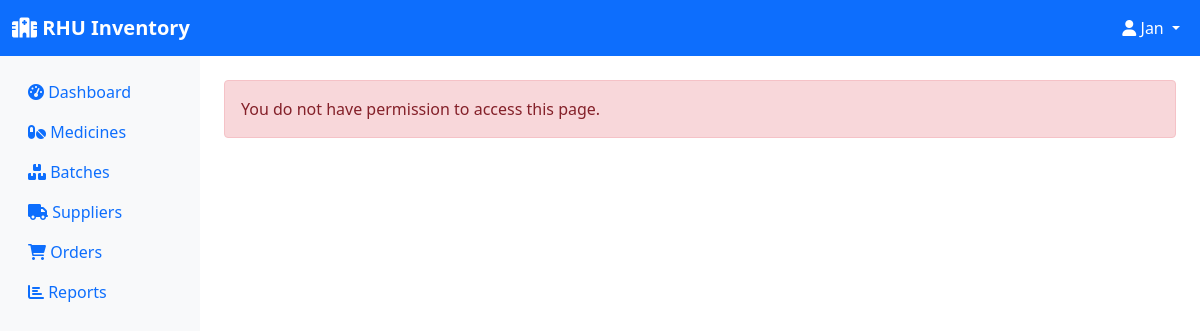
Page /orders (signed in) on the earlier database version.
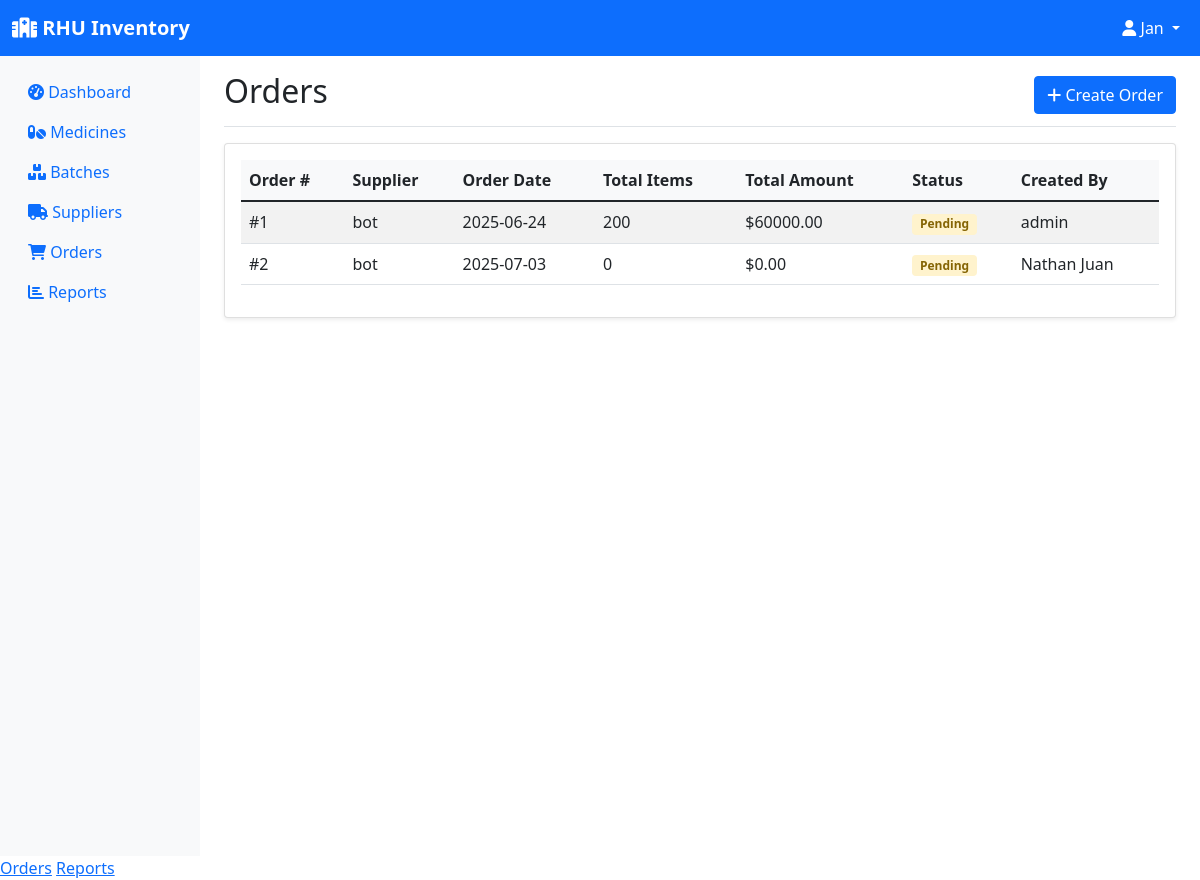
Same page on the later database version.
### models.py (models this page shows, shortened)
class Order(db.Model):
    id = db.Column(db.Integer, primary_key=True)
    supplier_id = db.Column(db.Integer, db.ForeignKey('supplier.id'), nullable=False)
    order_date = db.Column(db.DateTime, default=datetime.utcnow)
    status = db.Column(db.String(20), default='pending')  # pending, delivered, cancelled
    created_by = db.Column(db.Integer, db.ForeignKey('user.id'), nullable=False)
    items = db.relationship('OrderItem', backref='order', lazy=True, cascade='all, delete-orphan')
    creator = db.relationship('User', backref='orders')
    @property
    def total_amount(self):
        return sum(item.total_price for item in self.items)
    @property
    def total_items(self):
        return sum(item.quantity for item in self.items)

class Supplier(db.Model):
    id = db.Column(db.Integer, primary_key=True)
    name = db.Column(db.String(100), nullable=False)
    contact_person = db.Column(db.String(100))
    phone = db.Column(db.String(20))
    email = db.Column(db.String(120))
    address = db.Column(db.String(200))
    created_at = db.Column(db.DateTime, default=datetime.utcnow)
    medicines = db.relationship('Medicine', backref='supplier', lazy=True)
    orders = db.relationship('Order', backref='supplier', lazy=True)

class OrderItem(db.Model):
    id = db.Column(db.Integer, primary_key=True)
    order_id = db.Column(db.Integer, db.ForeignKey('order.id'), nullable=False)
    medicine_id = db.Column(db.Integer, db.ForeignKey('medicine.id'), nullable=False)
    quantity = db.Column(db.Integer, nullable=False)
    unit_price = db.Column(db.Float)
    @property
    def total_price(self):
        return (self.unit_price or 0) * self.quantity

class User(UserMixin, db.Model):
    id = db.Column(db.Integer, primary_key=True)
    username = db.Column(db.String(150), unique=True, nullable=False)
    password = db.Column(db.String(256), nullable=False)
    role = db.Column(db.String(20), nullable=False, default='employee')  # pharmacist, manager, assistant
    email = db.Column(db.String(120), unique=True, nullable=False)
    created_at = db.Column(db.DateTime, default=datetime.utcnow)

### app.py (the view)
@app.route('/orders')
@login_required
def orders():
    orders = Order.query.all()
    return render_template('orders.html', orders=orders)

### app.py (called while the page is built)
@login_manager.user_loader
def load_user(user_id):
    return User.query.get(int(user_id))

### templates/orders.html (shortened to what this page needs)
{% extends "base.html" %}
{% block content %}
{% if current_user.is_authenticated and (current_user.role == 'admin' or current_user.role == 'sub-admin' or current_user.role == 'employee') %}
<div class="d-flex justify-content-between flex-wrap flex-md-nowrap align-items-center pt-3 pb-2 mb-3 border-bottom">
    <h1 class="h2">Orders</h1>
    <a href="{{ url_for('add_order') }}" class="btn btn-primary">
        <i class="fas fa-plus"></i> Create Order
    </a>
</div>
<div class="card">
    <div class="card-body">
        {% if orders %}
        <div class="table-responsive">
            <table class="table table-striped">
                <thead>
                    <tr>
                        <th>Order #</th>
                        <th>Supplier</th>
                        <th>Order Date</th>
                        <th>Total Items</th>
                        <th>Total Amount</th>
                        <th>Status</th>
                        <th>Created By</th>
                    </tr>
                </thead>
                <tbody>
                    {% for order in orders %}
                    <tr>
                        <td>#{{ order.id }}</td>
                        <td>{{ order.supplier.name }}</td>
                        <td>{{ order.order_date.strftime('%Y-%m-%d') }}</td>
                        <td>{{ order.total_items }}</td>
                        <td>${{ "%.2f"|format(order.total_amount) }}</td>
                        <td>
                            <span class="badge status-{{ order.status }}">
                                {{ order.status.title() }}
                            </span>
                        </td>
                        <td>{{ order.creator.username }}</td>
                    </tr>
                    {% endfor %}
                </tbody>
            </table>
        </div>
        {% else %}
        <div class="text-center py-4">
            <i class="fas fa-shopping-cart fa-3x text-muted mb-3"></i>
            <p class="text-muted">No orders found. <a href="{{ url_for('add_order') }}">Create your first order</a>.</p>
        </div>
        {% endif %}
    </div>
</div>
{% else %}
<div class="alert alert-danger mt-4">
    You do not have permission to access this page.
</div>
{% endif %}
{% endblock %}

### templates/base.html (shortened to what this page needs)
<!DOCTYPE html>
<html lang="en">
<head>
    <link href="https://cdn.jsdelivr.net/npm/bootstrap@5.1.3/dist/css/bootstrap.min.css" rel="stylesheet">
    <link href="https://cdnjs.cloudflare.com/ajax/libs/font-awesome/6.0.0/css/all.min.css" rel="stylesheet">
</head>
<body>
    <nav class="navbar navbar-expand-lg navbar-dark bg-primary">
        <div class="container-fluid">
            <a class="navbar-brand" href="{{ url_for('dashboard') }}">
                <i class="fas fa-hospital"></i> RHU Inventory
            </a>
            {% if current_user.is_authenticated %}
            <div class="navbar-nav ms-auto">
                <div class="nav-item dropdown">
                    <a class="nav-link dropdown-toggle text-white" href="#" id="navbarDropdown" role="button" data-bs-toggle="dropdown">
                        <i class="fas fa-user"></i> {{ current_user.username }}
                    </a>
                </div>
            </div>
            {% endif %}
        </div>
    </nav>
    <div class="container-fluid">
        <div class="row">
            {% if current_user.is_authenticated %}
            <nav class="col-md-3 col-lg-2 d-md-block sidebar collapse">
                <div class="position-sticky pt-3">
                    <ul class="nav flex-column">
                        <li class="nav-item">
                            <a class="nav-link" href="{{ url_for('dashboard') }}">
                                <i class="fas fa-tachometer-alt"></i> Dashboard
                            </a>
                        </li>
                        <li class="nav-item">
                            <a class="nav-link" href="{{ url_for('inventory') }}">
                                <i class="fas fa-pills"></i> Medicines
                            </a>
                        </li>
                        <li class="nav-item">
                            <a class="nav-link" href="{{ url_for('batches') }}">
                                <i class="fas fa-boxes"></i> Batches
                            </a>
                        </li>
                        <li class="nav-item">
                            <a class="nav-link" href="{{ url_for('suppliers') }}">
                                <i class="fas fa-truck"></i> Suppliers
                            </a>
                        </li>
                        <li class="nav-item">
                            <a class="nav-link" href="{{ url_for('orders') }}">
                                <i class="fas fa-shopping-cart"></i> Orders
                            </a>
                        </li>
                        <li class="nav-item">
                            <a class="nav-link" href="{{ url_for('reports') }}">
                                <i class="fas fa-chart-bar"></i> Reports
                            </a>
                        </li>
                    </ul>
                </div>
            </nav>
            {% endif %}
            <main class="{% if current_user.is_authenticated %}col-md-9 ms-sm-auto col-lg-10 px-md-4{% else %}col-12{% endif %}">
                {% block content %}{% endblock %}
            </main>
        </div>
    </div>
    {% if current_user.is_authenticated %}
        {% if current_user.role == 'admin' %}
            <a href="{{ edit_medicine_url }}">Edit Medicine</a>
            <a href="{{ edit_supplier_url }}">Edit Supplier</a>
            <a href="{{ orders_url }}">Orders</a>
            <a href="{{ reports_url }}">Reports</a>
        {% elif current_user.role == 'sub-admin' %}
            <a href="{{ edit_medicine_url }}">Edit Medicine</a>
            <a href="{{ edit_supplier_url }}">Edit Supplier</a>
            <a href="{{ orders_url }}">Orders</a>
        {% elif current_user.role == 'employee' %}
            <a href="{{ orders_url }}">Orders</a>
            <a href="{{ reports_url }}">Reports</a>
        {% endif %}
    {% endif %}
</body>
</html>

Differences in the rows shown:
changed User "Jan": role "staff" → "employee" (drawn)
now on this page (row unchanged): Order: id "1", supplier.name "bot", order_date "2025-06-24", total_items "200", status "Pending", creator.username "admin"
now on this page (row unchanged): OrderItem: total_amount "60000.00"
now on this page (row unchanged): Order: id "2", supplier.name "bot", order_date "2025-07-03", total_items "0", total_amount "0.00", status "Pending", creator.username "Nathan Juan"
Other differences:
text no longer shown: "You do not have permission to access this page."
text now shown: "Orders Create Order Order # Supplier Order Date Total Items Total Amount Status Created By Orders Reports"
